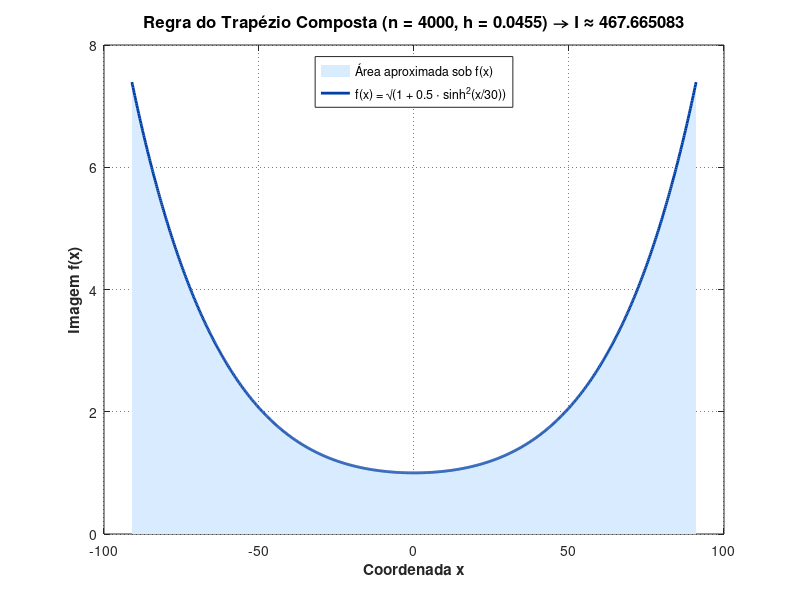

This figure's MATLAB source:
% =========================================================================
% UNIVERSIDADE DE BRASÍLIA / CÁLCULO NUMÉRICO / COMPUTAÇÃO CIENTÍFICA
% SCRIPT: trapezio_composto.m
% OBJETIVO: Integração numérica pela Regra do Trapézio Composta (Newton-Cotes)
% AUTOR ORIGINAL: Davi Monteiro Alves
% REFATORAÇÃO: Engenharia Matemática e Especialista em Computação Científica
% =========================================================================
%
% -------------------------------------------------------------------------
% 1. O QUE CALCULA:
% -------------------------------------------------------------------------
%   Aproximação numérica da integral definida de uma função real f(x)
%   no intervalo fechado [limite_inferior_integracao, limite_superior_integracao]
%   utilizando a Regra do Trapézio Composta (Fórmula de Newton-Cotes fechada
%   de grau 1).
%
%   Formulação Matemática:
%     O intervalo [a, b] é subdividido em 'n' subintervalos de largura uniforme:
%       h = (b - a) / n
%     Gerando os nós de partição:
%       x_k = a + k * h,  com k = 0, 1, 2, ..., n
%
%     Em cada subintervalo [x_k, x_{k+1}], a função f(x) é aproximada pelo
%     polinômio interpolador de Lagrange de grau 1 (segmento de reta).
%     Integrando cada trapézio e somando as contribuições, obtém-se:
%       \int_{a}^{b} f(x) dx \approx h * [ (f(a) + f(b)) / 2 + \sum_{k=1}^{n-1} f(x_k) ]
%
%     Termo do Erro Global de Truncamento:
%       E_{trap} = - [ (b - a) / 12 ] * h^2 * f''(xi),  onde xi \in (a, b).
%       Ordem de convergência: O(h^2) (convergência de segunda ordem).
%
% -------------------------------------------------------------------------
% 2. O QUE ENTREGA:
% -------------------------------------------------------------------------
%   - valor_aproximado_integral: Escalar com o valor numérico estimado da integral.
%   - Relatório textual formatado no console com a discriminação dos parâmetros,
%     largura do passo h e valor final obtido.
%   - Gráfico didático bidimensional com a função contínua f(x), área sob a curva
%     e destaque para os limites de integração.
%
% -------------------------------------------------------------------------
% 3. O QUE PRECISA TER:
% -------------------------------------------------------------------------
%   - funcao_integrando: Handle de função matemática f(x), contínua em [a, b].
%   - limite_inferior_integracao: Escalar real definindo o início da integração (a).
%   - limite_superior_integracao: Escalar real definindo o término da integração (b), com b > a.
%   - numero_subintervalos: Número inteiro positivo (n >= 1) de subdivisões.
%
% -------------------------------------------------------------------------
% 4. EXEMPLO DE USO E RESULTADO ESPERADO:
% -------------------------------------------------------------------------
%   Função teste (comprimento de arco de catenária escalonada):
%     f(x) = sqrt(1 + 0.5 * sinh(x / 30)^2)
%     limite_inferior_integracao = -91.0
%     limite_superior_integracao = 91.0
%     numero_subintervalos      = 4000
%   Resultado esperado:
%     tamanho_passo_h           = 0.0455000000
%     valor_aproximado_integral = 467.6650834971
% =========================================================================

% -------------------------------------------------------------------------
% ETAPA 0: LIMPEZA DO AMBIENTE DE TRABALHO
% -------------------------------------------------------------------------
% Limpa a janela de comandos para facilitar a visualização dos resultados
clc;
% Remove todas as variáveis do espaço de trabalho (workspace)
clear all;
% Fecha todas as janelas gráficas que estejam abertas
close all;

% -------------------------------------------------------------------------
% ETAPA 1: DEFINIÇÃO DOS PARÂMETROS DE ENTRADA
% -------------------------------------------------------------------------
% Função integrando contínua f(x), implementada de forma vetorizada com operadores ponto (./ e .^)
funcao_integrando = @(coordenada_x) sqrt(1.0 + (0.5 .* (sinh(coordenada_x ./ 30.0)).^2));

% Limite inferior do intervalo de integração definida (a)
limite_inferior_integracao = -91.0;

% Limite superior do intervalo de integração definida (b)
limite_superior_integracao = 91.0;

% Quantidade total de subintervalos na partição uniforme (n)
numero_subintervalos = 4000;

% -------------------------------------------------------------------------
% ETAPA 2: VALIDAÇÃO PRÉVIA DE CONSISTÊNCIA MATEMÁTICA
% -------------------------------------------------------------------------
% Verifica se o limite inferior é estritamente menor que o superior
if limite_inferior_integracao >= limite_superior_integracao
    error('Erro de validação: O limite inferior deve ser estritamente menor que o limite superior.');
end

% Verifica se o número de subintervalos é um número inteiro válido e positivo
if (numero_subintervalos < 1) || (floor(numero_subintervalos) ~= numero_subintervalos)
    error('Erro de validação: O número de subintervalos deve ser um número inteiro estritamente positivo (>= 1).');
end

% -------------------------------------------------------------------------
% ETAPA 3: PROCESSAMENTO NUMÉRICO (QUADRATURA DO TRAPÉZIO COMPOSTA)
% -------------------------------------------------------------------------
% Calcula a largura constante de cada subintervalo: h = (b - a) / n
tamanho_passo_h = (limite_superior_integracao - limite_inferior_integracao) / numero_subintervalos;

% Constrói o vetor contendo todos os nós da partição equidistante: x_0, x_1, ..., x_n
vetor_pontos_particao = linspace(limite_inferior_integracao, limite_superior_integracao, numero_subintervalos + 1);

% Avalia a função integrando em cada nó da partição espacial
vetor_amostras_funcao = funcao_integrando(vetor_pontos_particao);

% Extrai a imagem da função no primeiro nó da partição: f(x_0) = f(a)
termo_fronteira_inicial = vetor_amostras_funcao(1);

% Extrai a imagem da função no último nó da partição: f(x_n) = f(b)
termo_fronteira_final = vetor_amostras_funcao(numero_subintervalos + 1);

% Soma os valores da função em todos os nós estritamente intermediários: \sum_{k=1}^{n-1} f(x_k)
soma_termos_intermediarios = sum(vetor_amostras_funcao(2 : numero_subintervalos));

% Aplica a fórmula da Quadratura Composta do Trapézio:
% I \approx h * [ (f(a) + f(b)) / 2 + \sum_{k=1}^{n-1} f(x_k) ]
valor_aproximado_integral = tamanho_passo_h * (((termo_fronteira_inicial + termo_fronteira_final) / 2.0) + soma_termos_intermediarios);

% -------------------------------------------------------------------------
% ETAPA 4: EXIBIÇÃO DIDÁTICA DOS RESULTADOS NO CONSOLE
% -------------------------------------------------------------------------
fprintf('=========================================================================\n');
fprintf('        RELATÓRIO: INTEGRAÇÃO NUMÉRICA - REGRA DO TRAPÉZIO COMPOSTA      \n');
fprintf('=========================================================================\n');
fprintf(' Limite inferior de integração (a) : %16.8f\n', limite_inferior_integracao);
fprintf(' Limite superior de integração (b) : %16.8f\n', limite_superior_integracao);
fprintf(' Número de subintervalos (n)       : %16d\n', numero_subintervalos);
fprintf(' Tamanho do passo uniforme (h)     : %16.10f\n', tamanho_passo_h);
fprintf('-------------------------------------------------------------------------\n');
fprintf(' VALOR APROXIMADO DA INTEGRAL (I)  : %16.10f\n', valor_aproximado_integral);
fprintf(' Ordem do erro de truncamento      : O(h^2) (Global)\n');
fprintf('=========================================================================\n\n');

% -------------------------------------------------------------------------
% ETAPA 5: VISUALIZAÇÃO GRÁFICA DIDÁTICA DA FUNÇÃO INTEGRANDO
% -------------------------------------------------------------------------
% Cria malha fina de coordenadas para traçar o gráfico suave da curva
vetor_coordenadas_curva_suave = linspace(limite_inferior_integracao, limite_superior_integracao, 1000);
vetor_valores_curva_suave = funcao_integrando(vetor_coordenadas_curva_suave);

% Inicializa a janela gráfica com identificador descritivo
identificador_figura_grafico = figure('Name', 'Integracao Numerica - Regra do Trapezio Composta', 'NumberTitle', 'off');

% Traça o preenchimento da área sob a curva f(x)
area(vetor_coordenadas_curva_suave, vetor_valores_curva_suave, ...
     'FaceColor', [0.85, 0.92, 1.0], 'EdgeColor', 'none', 'DisplayName', 'Área aproximada sob f(x)');
hold on;

% Traça a linha contínua representativa da função integrando f(x)
plot(vetor_coordenadas_curva_suave, vetor_valores_curva_suave, ...
     'Color', [0.0, 0.25, 0.65], 'LineWidth', 2.0, 'DisplayName', 'f(x) = \surd(1 + 0.5 \cdot sinh^2(x/30))');

% Ativa grade de fundo com estilo pontilhado para facilitar leitura de coordenadas
grid on;
set(gca, 'GridLineStyle', ':', 'GridAlpha', 0.6);

% Configura os rótulos dos eixos coordenados com formatação matemática
xlabel('Coordenada x', 'FontSize', 11, 'FontWeight', 'bold');
ylabel('Imagem f(x)', 'FontSize', 11, 'FontWeight', 'bold');

% Configura o título com informações sintetizadas do cálculo
title(sprintf('Regra do Trapézio Composta (n = %d, h = %.4f) \\rightarrow I \\approx %.6f', ...
      numero_subintervalos, tamanho_passo_h, valor_aproximado_integral), ...
      'FontSize', 12, 'FontWeight', 'bold');

% Insere legenda didática
legend('Location', 'north');
hold off;
